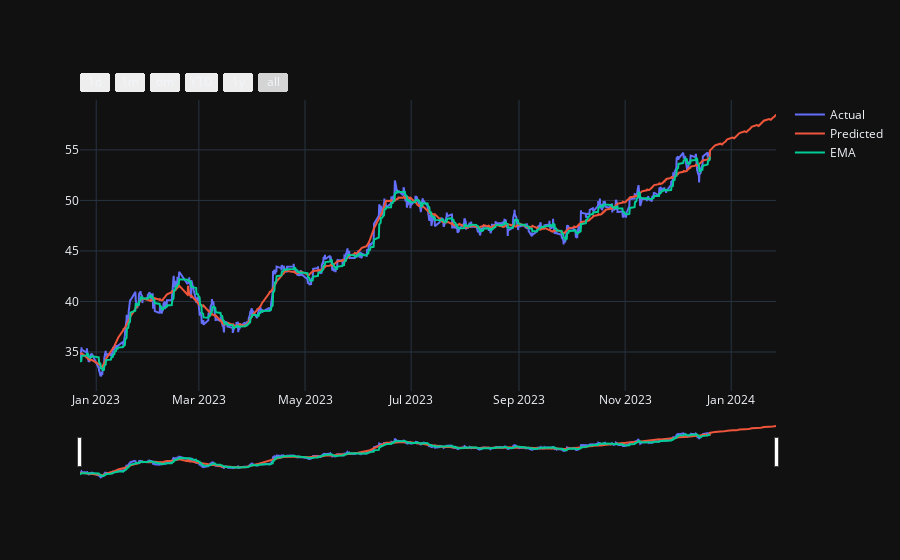

The notebook cell this image was saved under:
### Code cell
# Plot linear regression result
fig = go.Figure([
    go.Scatter(x=df_train['ds'], y=df_train['y'], name='Actual', mode='lines'),
    go.Scatter(x=forecast['ds'], y=forecast['yhat'], name='Predicted', mode='lines'),
    go.Scatter(x=forecast['ds'], y=df_train['EMA_21'], name='EMA', mode='lines')
])

fig.update_xaxes(
    rangeslider_visible=True,
    rangeselector=dict(
        buttons=list([
            dict(count=1, label="1d", step="day", stepmode="backward"),
            dict(count=1, label="1m", step="month", stepmode="backward"),
            dict(count=6, label="6m", step="month", stepmode="backward"),
            dict(count=1, label="YTD", step="year", stepmode="todate"),
            dict(count=1, label="1y", step="year", stepmode="backward"),
            dict(step="all")
        ])
    )
)
fig.show()

### Figure 1 — Plotly figure (JSON) as saved in the notebook; plotly's stock layout.template omitted (floating-point values rounded to 4 significant figures; data arrays with more than 128 entries replaced by an {"elided": "..."} marker saying what was removed)
{"data": [{"mode": "lines", "name": "Actual", "x": {"elided": "1729 str values"}, "y": {"elided": "1729 float values"}, "type": "scatter"}, {"mode": "lines", "name": "Predicted", "x": {"elided": "1757 str values"}, "y": {"elided": "1757 float values"}, "type": "scatter"}, {"mode": "lines", "name": "EMA", "x": {"elided": "1757 str values"}, "y": {"elided": "1729 float values"}, "type": "scatter"}], "layout": {"xaxis": {"rangeslider": {"visible": true}, "rangeselector": {"buttons": [{"count": 1, "label": "1d", "step": "day", "stepmode": "backward"}, {"count": 1, "label": "1m", "step": "month", "stepmode": "backward"}, {"count": 6, "label": "6m", "step": "month", "stepmode": "backward"}, {"count": 1, "label": "YTD", "step": "year", "stepmode": "todate"}, {"count": 1, "label": "1y", "step": "year", "stepmode": "backward"}, {"step": "all"}]}}}}
